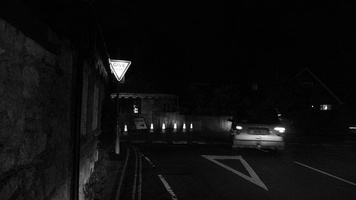
#> input picture Images/Ασκηση 4/dark_road_1.jpg, 356 x 200 px, shrunk from 800 x 450 before the run
$ python c.py
#> lines starting #> are read from the running program, lines starting #| are printed output that depends on the picture
import cv2
import numpy as np
import matplotlib.pyplot as plt

def plot_histogram(ax, image, title):
    """Calculates and plots the histogram of a grayscale image."""
    hist = cv2.calcHist([image], [0], None, [256], [0, 256])
    ax.plot(hist, color='black')
    ax.set_title(title)
    ax.set_xlabel("Pixel Intensity")
    ax.set_ylabel("Frequency")
    ax.set_xlim([0, 256])

def process_image(image_path):
    """Loads an image, performs histogram analysis and equalization."""
    try:
        img_color = cv2.imread(image_path)
        if img_color is None:
            print(f"Error: Could not load image {image_path}")
            return
        img_gray = cv2.cvtColor(img_color, cv2.COLOR_BGR2GRAY)
    except Exception as e:
        print(f"Error loading or converting image {image_path}: {e}")
        return

    print(f"\nProcessing image: {image_path}")

    # 1. Original Image and Histogram
    fig1, axs1 = plt.subplots(1, 2, figsize=(12, 5))
    axs1[0].imshow(img_gray, cmap='gray')
    axs1[0].set_title('Original Grayscale Image')
    axs1[0].axis('off')
    plot_histogram(axs1[1], img_gray, 'Original Histogram')
    fig1.suptitle(f'Original: {image_path}', fontsize=16)
    plt.tight_layout(rect=[0, 0, 1, 0.96])
    plt.show()

    print("Comments on Original Histogram:")
    print("- Observe the distribution of pixel intensities. For dark images, the histogram is typically skewed towards the lower (darker) intensity values.")
    print("- A narrow histogram indicates low contrast, meaning the range of intensities used is small.")

    # 2. Global Histogram Equalization
    img_global_eq = cv2.equalizeHist(img_gray)

    fig2, axs2 = plt.subplots(1, 2, figsize=(12, 5))
    axs2[0].imshow(img_global_eq, cmap='gray')
    axs2[0].set_title('Global Histogram Equalization')
    axs2[0].axis('off')
    plot_histogram(axs2[1], img_global_eq, 'Histogram after Global EQ')
    fig2.suptitle(f'Global Equalization: {image_path}', fontsize=16)
    plt.tight_layout(rect=[0, 0, 1, 0.96])
    plt.show()

    print("\nComments on Global Histogram Equalization:")
    print("- Global equalization attempts to spread out the most frequent intensity values, resulting in a flatter histogram over the entire intensity range.")
    print("- This generally increases global contrast, making details more visible.")
    print("- However, it can sometimes over-enhance noise or wash out details in regions that are already well-contrasted or very dark/bright, as it doesn't consider local context.")

    # 3. Local Histogram Equalization (CLAHE)
    # CLAHE (Contrast Limited Adaptive Histogram Equalization)
    # Parameters:
    # clipLimit: Threshold for contrast limiting. Higher values allow more contrast.
    # tileGridSize: Size of the grid for local equalization. (e.g., (8, 8))

    # --- Choosing tileGridSize ---
    # A smaller tileGridSize (e.g., (8,8) or (16,16)) focuses on smaller local regions,
    # which can enhance local details better but might also amplify noise.
    # A larger tileGridSize (e.g., (32,32) or (64,64)) behaves more like global equalization.
    # The choice depends on the image content and desired outcome.
    # For road images, a moderate size like (16,16) or (32,32) might be a good starting point.
    # We will use (16,16) as a generally good starting point.
    clahe_clip_limit = 2.0
    clahe_tile_grid_size = (16, 16) # You can experiment with this
    print(f"\nApplying Local Histogram Equalization (CLAHE) with tileGridSize={clahe_tile_grid_size} and clipLimit={clahe_clip_limit}")

    clahe = cv2.createCLAHE(clipLimit=clahe_clip_limit, tileGridSize=clahe_tile_grid_size)
    img_local_eq = clahe.apply(img_gray)

    fig3, axs3 = plt.subplots(1, 2, figsize=(12, 5))
    axs3[0].imshow(img_local_eq, cmap='gray')
    axs3[0].set_title(f'Local EQ (CLAHE - Tile: {clahe_tile_grid_size})')
    axs3[0].axis('off')
    plot_histogram(axs3[1], img_local_eq, f'Histogram after Local EQ (CLAHE)')
    fig3.suptitle(f'Local Equalization (CLAHE): {image_path}', fontsize=16)
    plt.tight_layout(rect=[0, 0, 1, 0.96])
    plt.show()

    print("\nComments on Local Histogram Equalization (CLAHE):")
    print(f"- CLAHE applies histogram equalization to local regions (tiles) of the image, rather than globally.")
    print(f"- The `tileGridSize` chosen ({clahe_tile_grid_size}) defines these regions. Smaller tiles can adapt better to local changes but might introduce noise if the `clipLimit` is too high.")
    print(f"- The `clipLimit` ({clahe_clip_limit}) restricts contrast amplification to prevent over-enhancement of noise.")
    print("- CLAHE often provides better results than global equalization for images with varying illumination, enhancing local contrast without significantly amplifying noise.")
    print("- The resulting histogram might not be perfectly flat but will show a better distribution of intensities across different parts of the image compared to the original.")
    print("- For these dark road images, CLAHE should help reveal more details in shadowed areas and potentially in the road markings or signs.")


# List of images to process
image_files = ['dark_road_1.jpg', 'dark_road_2.jpg', 'dark_road_3.jpg']

# Check if images exist (optional, but good practice)
import os
for image_file in image_files:
    if not os.path.exists(image_file):
        print(f"Warning: Image file '{image_file}' not found in the current directory. Please ensure it's there.")
        print(f"Current directory: {os.getcwd()}")
        # Attempt to find it in a common 'Images' or 'Ασκηση 4' subdirectory if not in root
        search_paths = [
            os.path.join("Images", "Ασκηση 4", image_file),
            os.path.join("Ασκηση 4", image_file),
            os.path.join("..", "Images", "Ασκηση 4", image_file), # If script is in Ασκηση 4
            image_file # Original path
        ]
        found = False
        for sp in search_paths:
            if os.path.exists(sp):
                image_files[image_files.index(image_file)] = sp # Update path
                found = True
                break
        if not found:
             print(f"Still could not find {image_file}. Please check the path.")


for image_file in image_files:
    # Check again if the path was updated and exists
    if os.path.exists(image_file):
        process_image(image_file)
#> in process_image, img_color is the input picture: shape (200, 356, 3); min 0, max 255, mean 14.6
#> in plot_histogram, `hist = cv2.calcHist([image], [0], None, [256], [0, 256])`: hist = 256 values, max 14455 at index 3, min 0 at index 221, mean 278.1
#> in process_image, `plt.show()`:
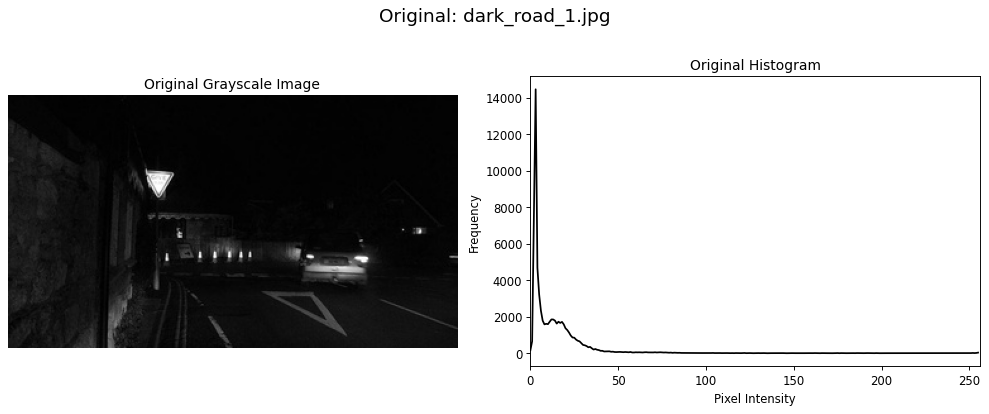
#> figure drawn by matplotlib, 2 panels; panel 2: curve peaks at x = 3, y = 14455
#> in process_image, `img_global_eq = cv2.equalizeHist(img_gray)`:
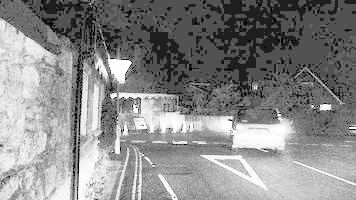
#> img_global_eq: shape (200, 356); min 0, max 255, mean 136.2
#> in process_image, `plt.show()`:
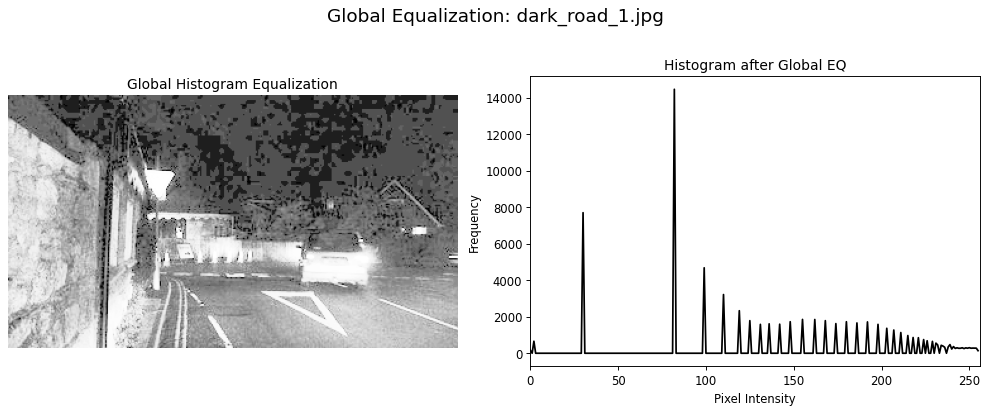
#> figure drawn by matplotlib, 2 panels; panel 2: curve peaks at x = 82, y = 14455
#> in process_image, `img_local_eq = clahe.apply(img_gray)`:
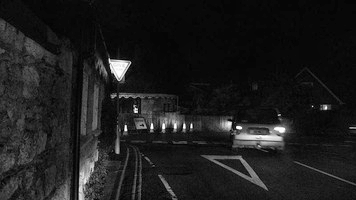
#> img_local_eq: shape (200, 356); min 2, max 255, mean 29.1
#> in process_image, `plt.show()`:
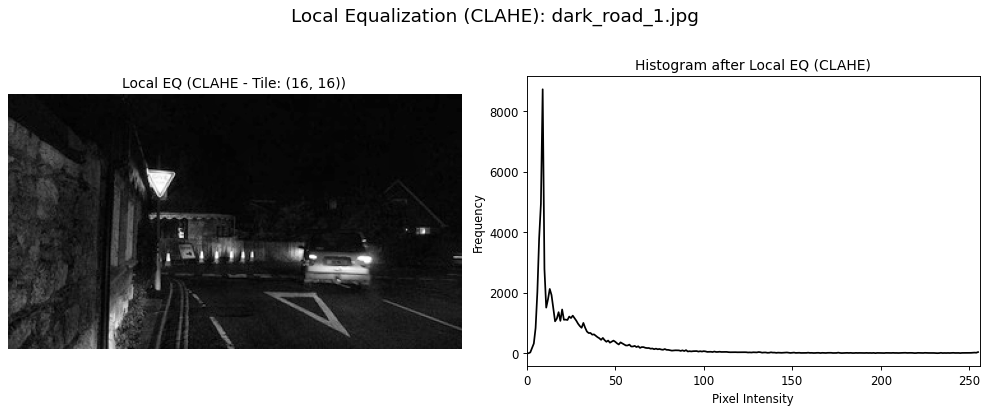
#> figure drawn by matplotlib, 2 panels; panel 2: curve peaks at x = 9, y = 8724
    else:
        print(f"Skipping {image_file} as it was not found.")
#> pass 2 of the loop `for image_file in image_files:`:
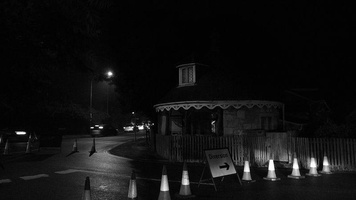
#> input picture Images/Ασκηση 4/dark_road_2.jpg, 356 x 200 px, shrunk from 800 x 450 before the run
#> in process_image, img_color is the input picture: shape (200, 356, 3); min 0, max 255, mean 16.8
#> in process_image (call 2), `img_global_eq = cv2.equalizeHist(img_gray)`:
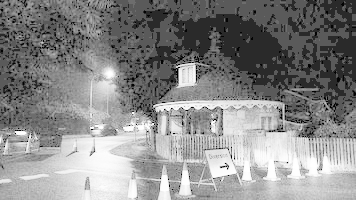
#> img_global_eq: shape (200, 356); min 0, max 255, mean 136.8
#> in process_image (call 2), `plt.show()`:
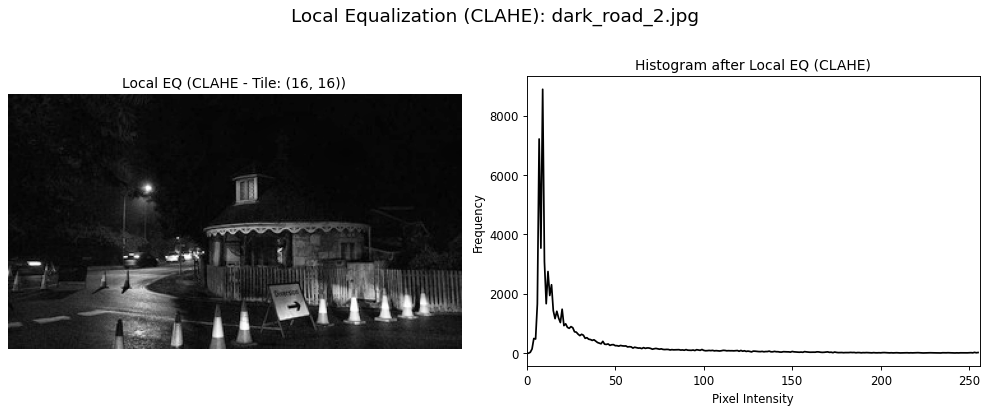
#> figure drawn by matplotlib, 2 panels; panel 2: curve peaks at x = 9, y = 8885
#> pass 3 of the loop `for image_file in image_files:`:
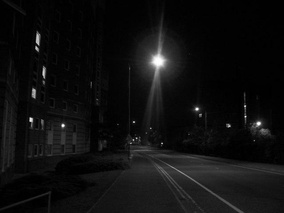
#> input picture Images/Ασκηση 4/dark_road_3.jpg, 284 x 213 px, shrunk from 640 x 480 before the run
#> in process_image, img_color is the input picture: shape (213, 284, 3); min 0, max 255, mean 15.2
#> img_gray: shape (213, 284)
#> in process_image (call 3), `img_global_eq = cv2.equalizeHist(img_gray)`:
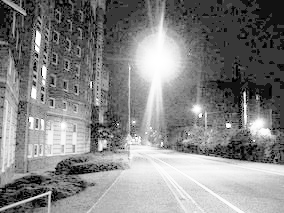
#> img_global_eq: shape (213, 284); min 0, max 255, mean 131.9
#> img_local_eq: shape (213, 284)
#> in process_image (call 3), `plt.show()`:
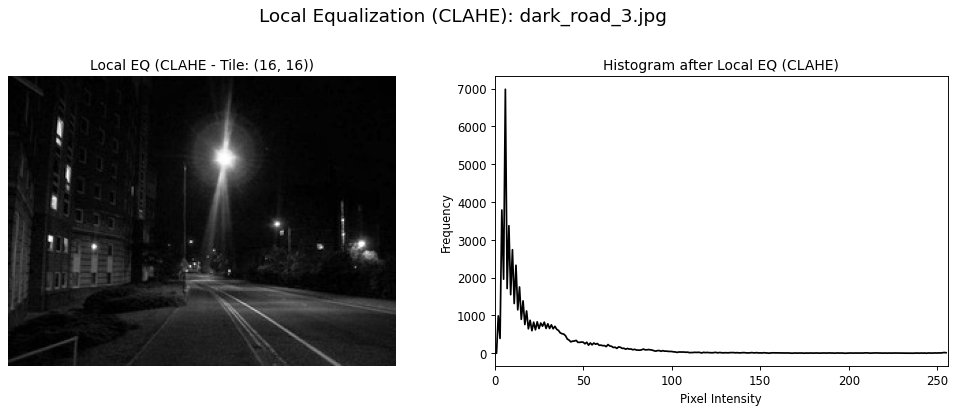
#> figure drawn by matplotlib, 2 panels; panel 2: curve peaks at x = 6, y = 6982

print("\n--- End of Processing ---")
